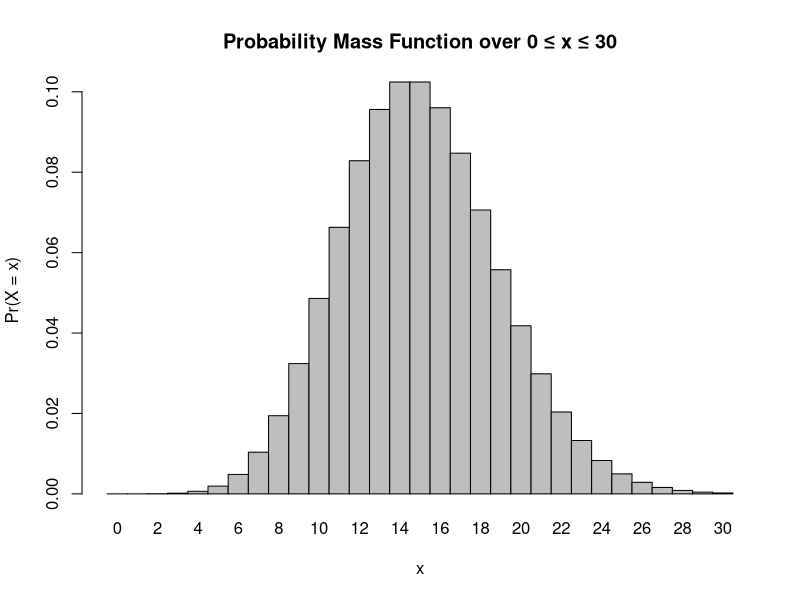
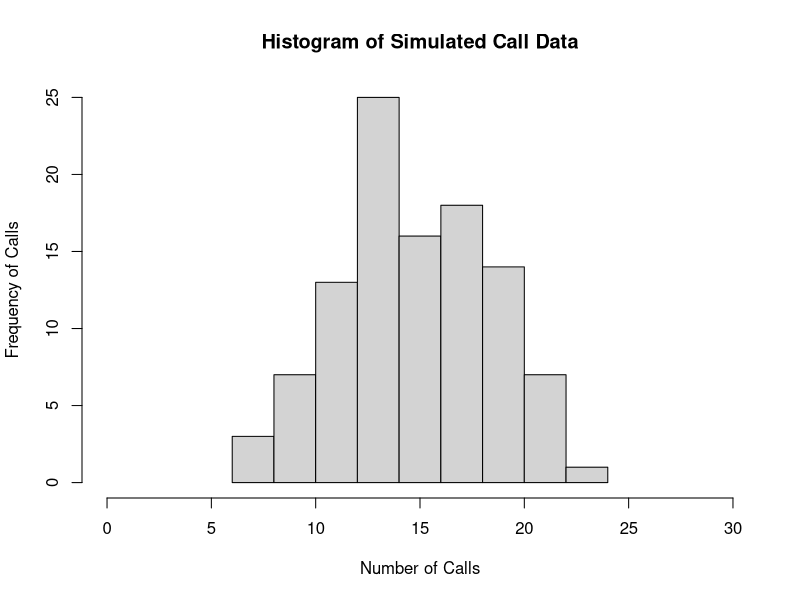

Here is the R script that generated these plots, in order:
## ---- chunk 1
?dpois() #dpois and ppois functions can be used to generate Poisson distributions 
?ppois()
one <- ppois(8, 15, lower = FALSE) #X is the appropriate Poisson random variable and lambda is the mean 
one
## ---- chunk 2
x <- 0 #set x equal to 0 to indicate that she heard zero calls 
l <- 15 #set l equal to the mean
two <- dpois(x = x, lambda = l, log = FALSE)
two
## ---- chunk 3
x <- 3
l <- 15 
three <- dpois(x = x, lambda = l, log = FALSE)
three
## ---- chunk 4
x <- 0:30
l = 15
four <- dpois(x = x, lambda = l)
barplot(four, names.arg = x, space = 0, xlab = "x", ylab = "Pr(X = x)", main = "Probability Mass Function over 0 ≤ x ≤ 30")
## ---- chunk 5
data <- rpois(n = 104, lambda = 15) #rpois() function can be used to simulate data in the poisson distribution. n = the number of samples, lambda = mean of data 
data
## ---- chunk 6
?hist
hist(data, xlab = "Number of Calls", ylab = "Frequency of Calls", main = "Histogram of Simulated Call Data", xlim = range(0:30), ylim = NULL)
